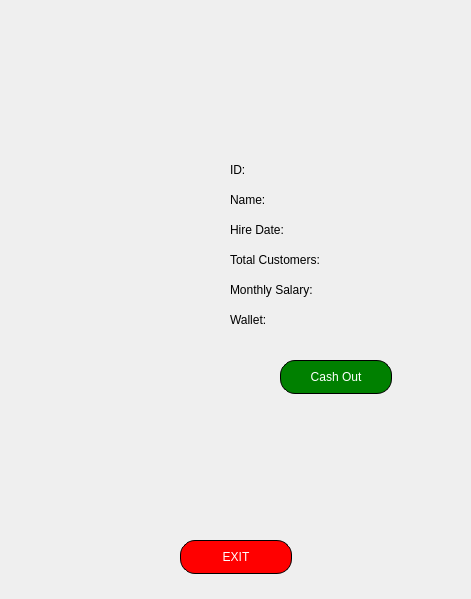
<?xml version="1.0" encoding="UTF-8"?>
<ui version="4.0">
 <class>MainWindow</class>
 <widget class="QMainWindow" name="MainWindow">
  <property name="geometry">
   <rect>
    <x>0</x>
    <y>0</y>
    <width>471</width>
    <height>599</height>
   </rect>
  </property>
  <property name="windowTitle">
   <string>MainWindow</string>
  </property>
  <widget class="QWidget" name="centralwidget">
   <widget class="QLabel" name="background">
    <property name="geometry">
     <rect>
      <x>0</x>
      <y>0</y>
      <width>471</width>
      <height>601</height>
     </rect>
    </property>
    <property name="text">
     <string/>
    </property>
    <property name="pixmap">
     <pixmap>images/image_5.jpg</pixmap>
    </property>
    <property name="scaledContents">
     <bool>true</bool>
    </property>
   </widget>
   <widget class="QLabel" name="id">
    <property name="geometry">
     <rect>
      <x>230</x>
      <y>160</y>
      <width>21</width>
      <height>19</height>
     </rect>
    </property>
    <property name="text">
     <string>ID:</string>
    </property>
   </widget>
   <widget class="QLabel" name="name">
    <property name="geometry">
     <rect>
      <x>230</x>
      <y>190</y>
      <width>51</width>
      <height>19</height>
     </rect>
    </property>
    <property name="text">
     <string>Name:</string>
    </property>
   </widget>
   <widget class="QLabel" name="hire_date">
    <property name="geometry">
     <rect>
      <x>230</x>
      <y>220</y>
      <width>81</width>
      <height>19</height>
     </rect>
    </property>
    <property name="text">
     <string>Hire Date:</string>
    </property>
   </widget>
   <widget class="QLabel" name="total">
    <property name="geometry">
     <rect>
      <x>230</x>
      <y>250</y>
      <width>131</width>
      <height>19</height>
     </rect>
    </property>
    <property name="text">
     <string>Total Customers:</string>
    </property>
   </widget>
   <widget class="QLabel" name="salary">
    <property name="geometry">
     <rect>
      <x>230</x>
      <y>280</y>
      <width>121</width>
      <height>19</height>
     </rect>
    </property>
    <property name="text">
     <string>Monthly Salary: </string>
    </property>
   </widget>
   <widget class="QLabel" name="wallet">
    <property name="geometry">
     <rect>
      <x>230</x>
      <y>310</y>
      <width>68</width>
      <height>19</height>
     </rect>
    </property>
    <property name="text">
     <string>Wallet:</string>
    </property>
   </widget>
   <widget class="QLabel" name="id_blank">
    <property name="geometry">
     <rect>
      <x>260</x>
      <y>160</y>
      <width>191</width>
      <height>19</height>
     </rect>
    </property>
    <property name="text">
     <string/>
    </property>
   </widget>
   <widget class="QLabel" name="name_blank">
    <property name="geometry">
     <rect>
      <x>290</x>
      <y>190</y>
      <width>171</width>
      <height>19</height>
     </rect>
    </property>
    <property name="text">
     <string/>
    </property>
   </widget>
   <widget class="QLabel" name="hire_blank">
    <property name="geometry">
     <rect>
      <x>310</x>
      <y>220</y>
      <width>161</width>
      <height>19</height>
     </rect>
    </property>
    <property name="text">
     <string/>
    </property>
   </widget>
   <widget class="QLabel" name="total_blank">
    <property name="geometry">
     <rect>
      <x>360</x>
      <y>250</y>
      <width>111</width>
      <height>20</height>
     </rect>
    </property>
    <property name="text">
     <string/>
    </property>
   </widget>
   <widget class="QLabel" name="salary_blank">
    <property name="geometry">
     <rect>
      <x>350</x>
      <y>280</y>
      <width>111</width>
      <height>20</height>
     </rect>
    </property>
    <property name="text">
     <string/>
    </property>
   </widget>
   <widget class="QLabel" name="wallet_blank">
    <property name="geometry">
     <rect>
      <x>290</x>
      <y>310</y>
      <width>171</width>
      <height>20</height>
     </rect>
    </property>
    <property name="text">
     <string/>
    </property>
   </widget>
   <widget class="QPushButton" name="exit">
    <property name="geometry">
     <rect>
      <x>180</x>
      <y>540</y>
      <width>112</width>
      <height>34</height>
     </rect>
    </property>
    <property name="styleSheet">
     <string notr="true">QPushButton {
    border: 1px solid black;
    border-radius: 15px;
    background-color: red;
    min-width: 80px;
	color: white;
}

QPushButton:pressed {
    background-color: qlineargradient(x1: 0, y1: 0, x2: 0, y2: 1,
                                      stop: 0 #dadbde, stop: 1 #f6f7fa);
}

QPushButton:flat {
    border: none; /* no border for a flat push button */
}

QPushButton:default {
    border-color: navy; /* make the default button prominent */
}</string>
    </property>
    <property name="text">
     <string>EXIT</string>
    </property>
   </widget>
   <widget class="QLabel" name="dialogue">
    <property name="geometry">
     <rect>
      <x>200</x>
      <y>460</y>
      <width>81</width>
      <height>19</height>
     </rect>
    </property>
    <property name="text">
     <string/>
    </property>
    <property name="alignment">
     <set>Qt::AlignCenter</set>
    </property>
   </widget>
   <widget class="QPushButton" name="cashout">
    <property name="geometry">
     <rect>
      <x>280</x>
      <y>360</y>
      <width>112</width>
      <height>34</height>
     </rect>
    </property>
    <property name="styleSheet">
     <string notr="true">QPushButton {
    border: 1px solid black;
    border-radius: 15px;
    background-color: green;
    min-width: 80px;
	color: white;
}

QPushButton:pressed {
    background-color: qlineargradient(x1: 0, y1: 0, x2: 0, y2: 1,
                                      stop: 0 #dadbde, stop: 1 #f6f7fa);
}

QPushButton:flat {
    border: none; /* no border for a flat push button */
}

QPushButton:default {
    border-color: navy; /* make the default button prominent */
}</string>
    </property>
    <property name="text">
     <string>Cash Out</string>
    </property>
   </widget>
  </widget>
 </widget>
 <resources>
  <include location="app.qrc"/>
 </resources>
 <connections/>
</ui>
